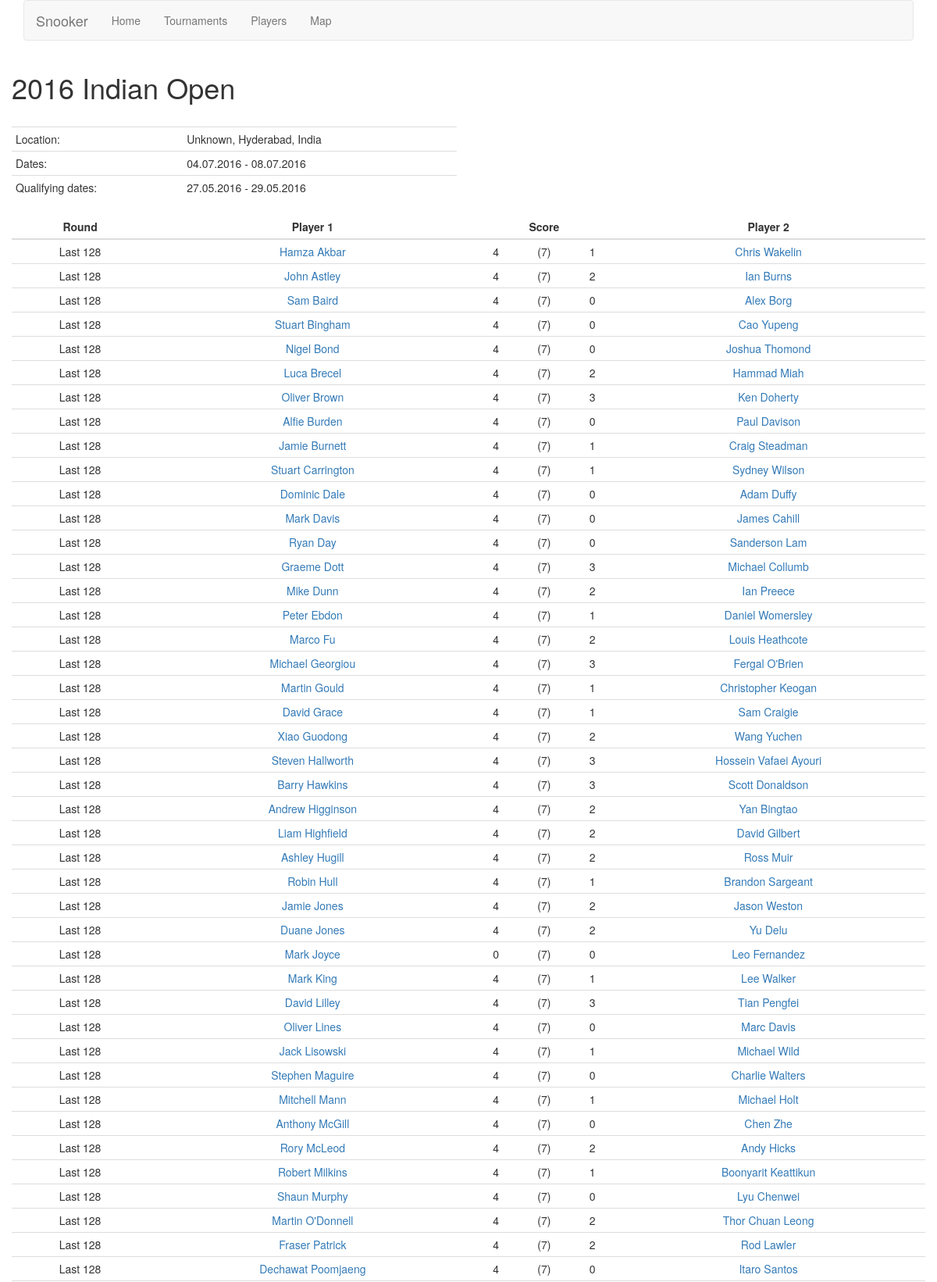
Screenshot of /tournament/2/ (upper part) with the database file from the repository.
### tables this page shows
CREATE TABLE tournaments (
                id integer primary key,
                name text,
                location text,
                season text,
                startdate integer,
                enddate integer,
                qualstartdate integer,
                qualenddate integer );

CREATE TABLE rounds (
                id integer primary key,
                name text,
                roundorder integer,
                tournament integer,
                FOREIGN KEY(tournament) REFERENCES tournaments(id) );

CREATE TABLE matches (
                id integer primary key,
                score1 integer,
                score2 integer,
                date integer, 
                round integer,
                player1 integer,
                player2 integer,
                bestof integer,
                walkover integer,
                frames text,
                FOREIGN KEY(round) REFERENCES rounds(id),
                FOREIGN KEY(player1) REFERENCES players(id),
                FOREIGN KEY(player2) REFERENCES players(id) );

CREATE TABLE players (
                id integer primary key,
                name text,
                birthdate integer,
                country text,
                professional text);

### main.py (the view)
@app.route('/tournament/<id>/')
def tournament(id):
    cur = g.db.cursor()
    cur.execute("SELECT name,location,startdate,enddate,qualstartdate,qualenddate FROM tournaments WHERE id=?", (id,))
    tour = cur.fetchone()
    if tour is None:
        return render_template('error.html', msg=("Tournament " + id + " doesn't exists."))
    info  = {
        'id': id,
        'name': tour[0],
        'location': tour[1],
        'startdate': stamp2text(tour[2]),
        'enddate': stamp2text(tour[3]),
        'qualstartdate': "" if tour[4] == 'NULL' else stamp2text(tour[4]),
        'qualenddate': "" if tour[5] == 'NULL' else stamp2text(tour[5]),
    }
    cur.execute("SELECT m.score1,m.score2,m.player1,m.player2,p1.name,p2.name,m.bestof,m.walkover,m.round FROM matches as m, players as p1, players as p2 WHERE m.round IN (SELECT id FROM rounds WHERE tournament = ?) AND m.player1 = p1.id AND m.player2 = p2.id ORDER BY round;", (id,))
    matches = cur.fetchall()
    cur.execute("SELECT id, name,roundorder FROM rounds WHERE tournament = ? ORDER BY roundorder ASC;", (id,))
    rounds = cur.fetchall()
    results = []
    r_map = {}
    for id, name, order in rounds:
        results.append({
            'name': name,
            'matches': []
        })
        r_map[id] = order
    for score1, score2, id1, id2, player1, player2, bestof, walkover, round in matches:
        round_o = r_map[round]
        results[round_o]['matches'].append({
            'score1': score1,
            'score2': score2,
            'id1': id1,
            'id2': id2,
            'player1': player1,
            'player2': player2,
            'bestof': bestof,
            'walkover': walkover
        })
    results = results[::-1]
    return render_template('tournament.html', info=info, results=results)

### main.py (called while the page is built)
def connect_db():
    return sqlite3.connect('db.sqlite3')

@app.before_request
def before_request():
    g.db = connect_db()

@app.teardown_request
def teardown_request(exception):
    db = getattr(g, 'db', None)
    if db is not None:
        db.close()

def stamp2text(time):
    return datetime.datetime.fromtimestamp(int(time)).strftime('%d.%m.%Y')

### templates/tournament.html (shortened to what this page needs)
{% extends "layout.html" %}
{% block head %}
    {{ super() }}
{% endblock %}
{% block content %}
    <h1>{{ info.name }}</h1></br>
    <div class="row">
        <div class="table-responsive col-md-6">
            <table class="table table-condensed">
                <tr>
                    <td>Location:</td><td>{{ info.location }}</td>
                </tr>
                <tr>
                    <td>Dates:</td><td>{{ info.startdate }} - {{info.enddate}}</td>
                </tr>
                <tr>
                    <td>Qualifying dates:</td><td>{{ info.qualstartdate }} - {{info.qualenddate}}</td>
                </tr>
            </table>
        </div>
    </div>
    <div class="table-responsive">
        <table class="table table-condensed table-hover">
            <thead>
                <th class="text-center">Round</th>
                <th class="text-center">Player 1</th>
                <th colspan="3" class="text-center">Score</th>
                <th class="text-center">Player 2</th>
            </thead>
            {% for round in results %}
                <tbody>
                    {% for match in round.matches %}
                        <tr>
                            <td class="text-center">{{ round.name }}</td>
                            <td class="text-center">
                                <a href="{{ url_for("player", id=match.id1) }}">
                                    {{ match.player1 }}
                                </a>
                            </td>
                            <td class="text-center">{{ match.score1 }}</td>
                            <td class="text-center">({{ match.bestof }})</td>
                            <td class="text-center">{{ match.score2 }}</td>
                            <td class="text-center">
                                <a href="{{ url_for("player", id=match.id2) }}">
                                    {{ match.player2 }}
                                </a>
                            </td>
                        </tr>
                    {% endfor %}
                </tbody>
            {% endfor %}
        </table>
    </div>
{% endblock %}

### rows the page displays
tournaments: name "2016 Indian Open", location "Unknown, Hyderabad, India"
rounds: name "Last 128"
matches: player1 "Hamza Akbar", score1 "4", bestof "7", score2 "1", player2 "Chris Wakelin"
matches: player1 "John Astley", score1 "4", bestof "7", score2 "2", player2 "Ian Burns"
matches: player1 "Sam Baird", score1 "4", bestof "7", score2 "0", player2 "Alex Borg"
matches: player1 "Stuart Bingham", score1 "4", bestof "7", score2 "0", player2 "Cao Yupeng"
matches: player1 "Nigel Bond", score1 "4", bestof "7", score2 "0", player2 "Joshua Thomond"
matches: player1 "Luca Brecel", score1 "4", bestof "7", score2 "2", player2 "Hammad Miah"
matches: player1 "Oliver Brown", score1 "4", bestof "7", score2 "3", player2 "Ken Doherty"
matches: player1 "Alfie Burden", score1 "4", bestof "7", score2 "0", player2 "Paul Davison"
matches: player1 "Jamie Burnett", score1 "4", bestof "7", score2 "1", player2 "Craig Steadman"
matches: player1 "Stuart Carrington", score1 "4", bestof "7", score2 "1", player2 "Sydney Wilson"
matches: player1 "Dominic Dale", score1 "4", bestof "7", score2 "0", player2 "Adam Duffy"
matches: player1 "Mark Davis", score1 "4", bestof "7", score2 "0", player2 "James Cahill"
matches: player1 "Ryan Day", score1 "4", bestof "7", score2 "0", player2 "Sanderson Lam"
matches: player1 "Graeme Dott", score1 "4", bestof "7", score2 "3", player2 "Michael Collumb"
matches: player1 "Mike Dunn", score1 "4", bestof "7", score2 "2", player2 "Ian Preece"
matches: player1 "Peter Ebdon", score1 "4", bestof "7", score2 "1", player2 "Daniel Womersley"
matches: player1 "Marco Fu", score1 "4", bestof "7", score2 "2", player2 "Louis Heathcote"
matches: player1 "Michael Georgiou", score1 "4", bestof "7", score2 "3", player2 "Fergal O'Brien"
matches: player1 "Martin Gould", score1 "4", bestof "7", score2 "1", player2 "Christopher Keogan"
matches: player1 "David Grace", score1 "4", bestof "7", score2 "1", player2 "Sam Craigie"
matches: player1 "Xiao Guodong", score1 "4", bestof "7", score2 "2", player2 "Wang Yuchen"
matches: player1 "Steven Hallworth", score1 "4", bestof "7", score2 "3", player2 "Hossein Vafaei Ayouri"
matches: player1 "Barry Hawkins", score1 "4", bestof "7", score2 "3", player2 "Scott Donaldson"
matches: player1 "Andrew Higginson", score1 "4", bestof "7", score2 "2", player2 "Yan Bingtao"
matches: player1 "Liam Highfield", score1 "4", bestof "7", score2 "2", player2 "David Gilbert"
matches: player1 "Ashley Hugill", score1 "4", bestof "7", score2 "2", player2 "Ross Muir"
matches: player1 "Robin Hull", score1 "4", bestof "7", score2 "1", player2 "Brandon Sargeant"
matches: player1 "Jamie Jones", score1 "4", bestof "7", score2 "2", player2 "Jason Weston"
matches: player1 "Duane Jones", score1 "4", bestof "7", score2 "2", player2 "Yu Delu"
matches: player1 "Mark Joyce", score1 "0", bestof "7", score2 "0", player2 "Leo Fernandez"
matches: player1 "Mark King", score1 "4", bestof "7", score2 "1", player2 "Lee Walker"
matches: player1 "David Lilley", score1 "4", bestof "7", score2 "3", player2 "Tian Pengfei"
matches: player1 "Oliver Lines", score1 "4", bestof "7", score2 "0", player2 "Marc Davis"
matches: player1 "Jack Lisowski", score1 "4", bestof "7", score2 "1", player2 "Michael Wild"
matches: player1 "Stephen Maguire", score1 "4", bestof "7", score2 "0", player2 "Charlie Walters"
matches: player1 "Mitchell Mann", score1 "4", bestof "7", score2 "1", player2 "Michael Holt"
matches: player1 "Anthony McGill", score1 "4", bestof "7", score2 "0", player2 "Chen Zhe"
matches: player1 "Rory McLeod", score1 "4", bestof "7", score2 "2", player2 "Andy Hicks"
matches: player1 "Robert Milkins", score1 "4", bestof "7", score2 "1", player2 "Boonyarit Keattikun"
matches: player1 "Shaun Murphy", score1 "4", bestof "7", score2 "0", player2 "Lyu Chenwei"
matches: player1 "Martin O'Donnell", score1 "4", bestof "7", score2 "2", player2 "Thor Chuan Leong"
matches: player1 "Fraser Patrick", score1 "4", bestof "7", score2 "2", player2 "Rod Lawler"
matches: player1 "Dechawat Poomjaeng", score1 "4", bestof "7", score2 "0", player2 "Itaro Santos"

### other values shown
{{ info.startdate }} "04.07.2016"
{{ info.enddate }} "08.07.2016"
{{ info.qualstartdate }} "27.05.2016"
{{ info.qualenddate }} "29.05.2016"
